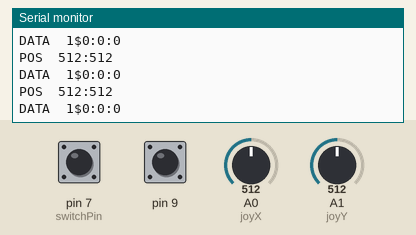
A sketch run on a simulated Arduino Uno, built with avr-gcc and run on an emulated ATmega328P. Shown: the last lines printed to the serial monitor. Inputs (shaded band) come from the test bench; at power-on: A0 (joyX) = 512, A1 (joyY) = 512, pin 7 (switchPin) HIGH, pin 9 HIGH.

Above: at 1.2 s.
1.3 s: A0 (joyX) set to 312
At 2.0 s:
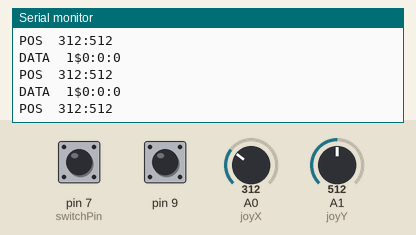
4.3 s: A0 (joyX) set to 284
At 5.4 s:
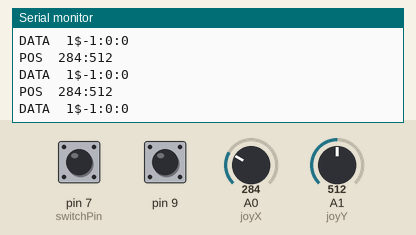
12.9 s: A1 (joyY) set to 313
At 13.6 s:
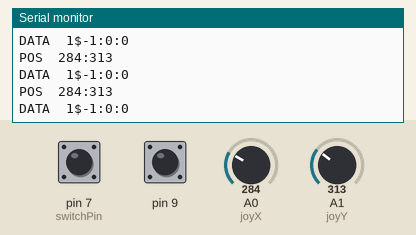
14.4 s: A1 (joyY) set to 291
At 15.3 s:
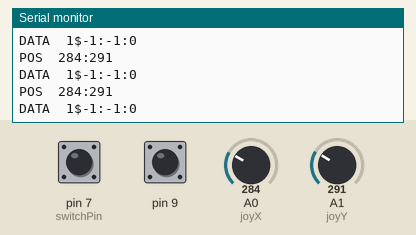
Timing chart, 0 to 16.9 s (numbered marks = the images above; inputs shaded):
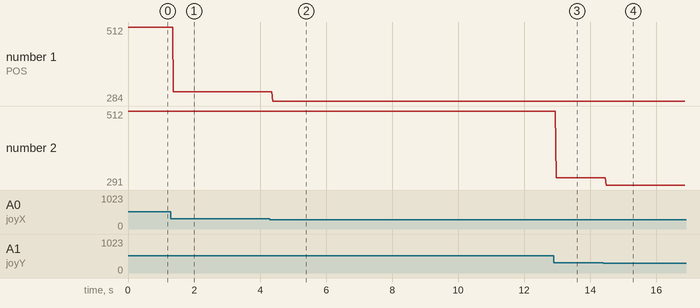

The sketch:

Mouse_Keyboard.ino
```cpp
const int switchPin = 7;

//Keyboard Setup:
#define joyX A0
#define joyY A1

int CENTER_DEADZONE = 300;
int PRIMARY_AXIS_RANGE = 100;
int HOLD_TIME = 200; //how long a letter needs to be hield inorder to be typed (in ms)
int REPEAT_TIME = 400;

// initialize button pins
const int buttonPin1 = 3;
const int buttonPin2 = 4;
const int buttonPin3 = 5;
const int buttonPin4 = 6;

// initialize button states
int buttonState1 = 0;
int buttonState2 = 0;
int buttonState3 = 0;
int buttonState4 = 0;

// Define a variable to keep track of the toggle state
//bool toggleState1 = false;
//bool toggleState2 = false;
//bool toggleState3 = false;
//bool toggleState4 = false;
int activeButton;

//setup the mouse:
int prev_state = 0;
//int mouseButton1 = 0;
//bool coords = true;

char charcter;
String mouseState;
int xValue;
int yValue;
int switchState;
int holdTime;
bool waiting = false;
long waitStartTime = 0;
char previousCharcter = '/';

void setup() {
  Serial.begin(9600);
  pinMode(switchPin, INPUT_PULLUP);
  // initialize the buttons as input
  pinMode(buttonPin1, INPUT);
  pinMode(buttonPin2, INPUT);
  pinMode(buttonPin3, INPUT);
  pinMode(buttonPin4, INPUT);
  //setup the joystick
  pinMode(9, INPUT);
  digitalWrite(9, HIGH);
}

void loop() {
  // Read the state of the switch
  switchState = digitalRead(switchPin);
  xValue = analogRead(joyX);
  yValue = analogRead(joyY);

  // mode \t data from mode \t joystickX:joystickY

  // Call the appropriate function based on the switch state

  sendPosition(xValue, yValue);

  if (switchState == LOW) {
    if (waiting == false) { //if we are not waiting for a new charcter, get a new one
      charcter = keyboard(xValue, yValue);
      waiting = true;
      waitStartTime = millis();

      if (charcter == previousCharcter) {
        holdTime = REPEAT_TIME; //If its a new char then use REPEAT_TIME
      } else {
        holdTime = HOLD_TIME; //If its the same char then use HOLD_TIME
      }

    } else {
      // waiting to see if charcter changes

      if (millis() >= waitStartTime + holdTime) {
        // If we have waited the holding time
        sendData(switchState, String(charcter)); //Send the char and reset
        waiting = false;
        previousCharcter = charcter;
      }

      if (keyboard(xValue, yValue) != charcter) {
        //if the char is not heild the whole time, reset
        waiting = false;
      }
    }

  } else {
    //Send mouse movement amounts
    mouseState = mouse(xValue, yValue);
    sendData(switchState, String(mouseState));
  }


  //  delay(100); // wait a short time before checking the switch again
}

void sendData(int switchState, String data) {
  Serial.println("DATA\t" + String(switchState) + "$" + data);
}

void sendPosition(int xValue, int yValue) {
  Serial.println("POS\t" + String(xValue) + ":" + String(yValue));
}

char mapButton(int xValue, int yValue, int activeButton) {

  //define lists for each position
  char up[4] = {'H', 'J', 'I', 'C'};
  char down[4] = {'L', 'Y', 'T', '?'};
  char left[4] = {'O', 'B', 'U', 'M'};
  char right[4] = {'E', 'Q', 'S', 'F'};
  //define lists for the diagonals
  char tr[4] = {'R', 'Z', 'N', 'G'};
  char tl[4] = {'W', 'X', 'U', 'K'};
  char br[4] = {' ', '!', '.', '3'};
  char bl[4] = {'D', 'V', '4', 'P'};

  //Center is 512

  //Check center deadzone

  if ((xValue > (512 - CENTER_DEADZONE) && xValue < (512 + CENTER_DEADZONE)) && (yValue > (512 - CENTER_DEADZONE) && yValue < (512 + CENTER_DEADZONE))) {
    return '/';
  }


  if (xValue > (512 - PRIMARY_AXIS_RANGE) && xValue < (512 + PRIMARY_AXIS_RANGE)) {
    //are somwhere in vertical axis
    if (yValue > 512) {
      // top
      return up[activeButton];
    } else {
      //bottom
      return down[activeButton];
    }
  }

  if (yValue > (512 - PRIMARY_AXIS_RANGE) && yValue < (512 + PRIMARY_AXIS_RANGE)) {
    //are somwhere in horizontal axis
    if (xValue > 512) {
      // right
      return right[activeButton];
    } else {
      //left
      return left[activeButton];
    }
  }

  if (xValue > 512 && yValue > 512) {
    //top right
    return tr[activeButton];
  } else if (xValue > 512 && yValue < 512) {
    //bottom right
    return br[activeButton];
  } else if (xValue < 512 && yValue > 512) {
    //top left
    return tl[activeButton];
  } else if (xValue < 512 && yValue < 512) {
    //bottom left
    return bl[activeButton];
  }
}

char keyboard(int xValue, int yValue) {

  // read button states
  buttonState1 = digitalRead(buttonPin1);
  buttonState2 = digitalRead(buttonPin2);
  buttonState3 = digitalRead(buttonPin3);
  buttonState4 = digitalRead(buttonPin4);

  //Serial.println(String(buttonState1) + ':' +String(buttonState2) + ':' +String(buttonState3) + ':' +String(buttonState4)+ ':' +String(activeButton));

  // Update the active button based on what button was pressed
  if (buttonState1 == HIGH) {
    activeButton = 0;
  } else if (buttonState2 == HIGH) {
    activeButton = 1;
  } else if (buttonState3 == HIGH) {
    activeButton = 2;
  } else if (buttonState4 == HIGH) {
    activeButton = 3;
  }

  char key = mapButton(xValue, yValue, activeButton);

  return key;

}

//define mouse function

String mouse(int x, int y) {

  int z = 0, xpos = 0, ypos = 0;
  //change sensitivity value based on preferences
  int sensitivity = 3;
  //map up, down, left, and right positions (in that order)
  if (x >= 550)
    xpos = map(x, 550, 1023, 0, sensitivity);
  if (x <= 450)
    xpos = map(x, 450, 0, 0, -sensitivity);
  if (y >= 550)
    ypos = map(y, 550, 1023, 0, sensitivity);
  if (y <= 450)
    ypos = map(y, 450, 0, 0, -sensitivity);
  int curr_state = digitalRead(9);
  //check if SW pressed
  if (curr_state == 1 && prev_state == 0)
    z = 1;
  else
    z = 0;


  //print the positions (for debugging, can remove later if needed)
  //if ((xpos != 0 or ypos != 0 or z == 1) && coords) {
  //  Serial.print(coords);
  //    Serial.print(xpos);
  //    Serial.print(":");
  //    Serial.print(ypos);
  //    Serial.print(":");
  //    Serial.println(z);
  //}
  prev_state = curr_state;

  return String(xpos) + ':' + String(ypos) + ':' + z;

  //  delay(10);
}
```

Measured:
- the behaviour switches between 301 and 300 on A0 (joyX) (found by bisection; images 1 and 2)
- after the input at 1.3 s, the serial monitor: prints a new line after 0.08 s (image 1)
- after the input at 4.3 s, the serial monitor: prints a new line after 0.08 s (image 2)
- after the input at 12.9 s, the serial monitor: prints a new line after 0.07 s (image 3)
- after the input at 14.4 s, the serial monitor: prints a new line after 0.09 s (image 4)
- plotted number 1: 512 → 312 after the input at 1.3 s, 312 → 284 after the input at 4.3 s
- plotted number 2: 512 → 313 after the input at 12.9 s, 313 → 291 after the input at 14.4 s
